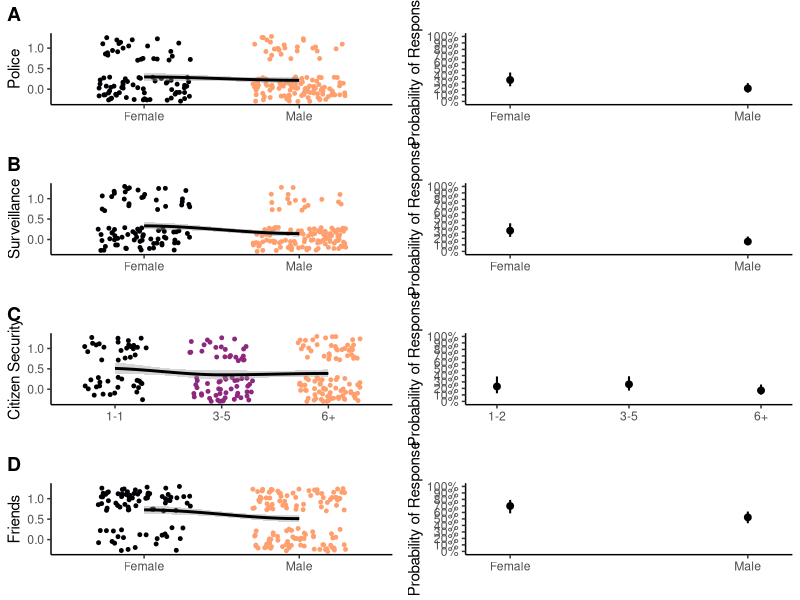

This figure's R source:
options(prompt="R>", scipen=100, digits=4)

library(readxl)
library(ggplot2)
library(scales) 
library(cowplot)
library(readxl)
library(scales)
library(ggeffects)

measures=read_excel("festivaldata-full.xlsx", sheet="measures")
measures$Sex = factor(measures$Sex)
measures$SexOrient = factor(measures$SexOrient)
measures$Experiencen = as.numeric(measures$Experiencen)

#Jitters
police.sexjit = ggplot(measures, aes(Sexn, Police))+
  geom_jitter(aes(color = Sexn), width = .3, height = .3, na.rm = TRUE, 
              size = 1, show.legend = FALSE)+
  scale_color_viridis_c(option = "A", begin= 0, end = 0.8)+
  stat_smooth(method = "loess", color="black") +
  xlim("Female", "Male") +
  labs(title = "", x="", y="Police") +
  theme_classic()

surveillance.sexjit = ggplot(measures, aes(Sexn, Surveillance))+
  geom_jitter(aes(color = Sexn), width = .3, height = .3, na.rm = TRUE, 
              size = 1, show.legend = FALSE)+
  scale_color_viridis_c(option = "A", begin= 0, end = 0.8)+
  stat_smooth(method = "loess", color="black") +
  xlim("Female", "Male") +
  labs(title = "", x="", y="Surveillance") +
  theme_classic()

citsec.experiencejit = ggplot(measures, aes(Experiencen, CitSecurity))+
  geom_jitter(aes(color = Experiencen), width = .3, height = .3, na.rm = TRUE, 
              size = 1, show.legend = FALSE)+
  scale_color_viridis_c(option = "A", begin= 0, end = 0.8)+
  stat_smooth(method = "loess", color="black") +
  xlim("1-1", "3-5", "6+") +
  labs(title = "", x="", y="Citizen Security") +
  theme_classic()

friends.sexjit = ggplot(measures, aes(Sexn, Friends))+
  geom_jitter(aes(color = Sexn), width = .3, height = .3, na.rm = TRUE, 
              size = 1, show.legend = FALSE)+
  scale_color_viridis_c(option = "A", begin= 0, end = 0.8)+
  stat_smooth(method = "loess", color="black") +
  xlim("Female", "Male") +
  labs(title = "", x="", y="Friends") +
  theme_classic()

#MODELS
measures$Experience = ordered(measures$Experience)
measures$Experiencen = ordered(measures$Experiencen)
Police.glm = glm(Police ~ Sex + Experience + SexOrient, 
                  family = binomial, data = measures)
Surveillance.glm = glm(Surveillance ~ Sex + Experience + SexOrient, 
                       family = binomial, data = measures)
CitizenSecurity.glm = glm(Surveillance ~ Sex + Experience + SexOrient, 
                       family = binomial, data = measures)
Friends.glm = glm(Friends ~ Sex + Experience + SexOrient, 
                  family = binomial, data = measures)

#margins
police.Sex= ggeffect(Police.glm, terms = "Sex")
police.sexmarg = plot(police.Sex) +
  scale_y_continuous(labels = percent_format(), limits=c(0,1),
                     breaks = c(0,.1,.2,.3,.4,.5,.6,.7,.8,.9,1))+
  labs(title = "", x="", y="Probability of Response") +
  theme_classic()

surveillance.Sex= ggeffect(Surveillance.glm, terms = "Sex")
surveillance.sexmarg = plot(surveillance.Sex) +
  scale_y_continuous(labels = percent_format(), limits=c(0,1),
                     breaks = c(0,.1,.2,.3,.4,.5,.6,.7,.8,.9,1))+
  labs(title = "", x="", y="Probability of Response") +
  theme_classic()

citsec.experience = ggeffect(CitizenSecurity.glm, terms = "Experience")
citsec.expmarg = plot(citsec.experience) +
  scale_y_continuous(labels = percent_format(), limits=c(0,1),
                     breaks = c(0,.1,.2,.3,.4,.5,.6,.7,.8,.9,1))+
  labs(title = "", x="", y="Probability of Response") +
  theme_classic()

friends.Sex = ggeffect(Friends.glm, terms = "Sex")
friends.sexmarg = plot(friends.Sex) +
  scale_y_continuous(labels = percent_format(), limits=c(0,1),
                     breaks = c(0,.1,.2,.3,.4,.5,.6,.7,.8,.9,1))+
  labs(title = "", x="", y="Probability of Response") +
  theme_classic()

tiff(filename = "Figure 3-safer.tiff", width=6, height= 12, 
     units = "in",res=300, compression = "lzw", pointsize=12, type="cairo")
plot_grid(police.sexjit, police.sexmarg,
          surveillance.sexjit, surveillance.sexmarg, 
          citsec.experiencejit, citsec.expmarg,
          friends.sexjit, friends.sexmarg,
          labels = c('A', '',
                     'B', '',
                     'C', '',
                     'D', ''),
          ncol = 2, rel_widths = c(1, 1))
dev.off()
